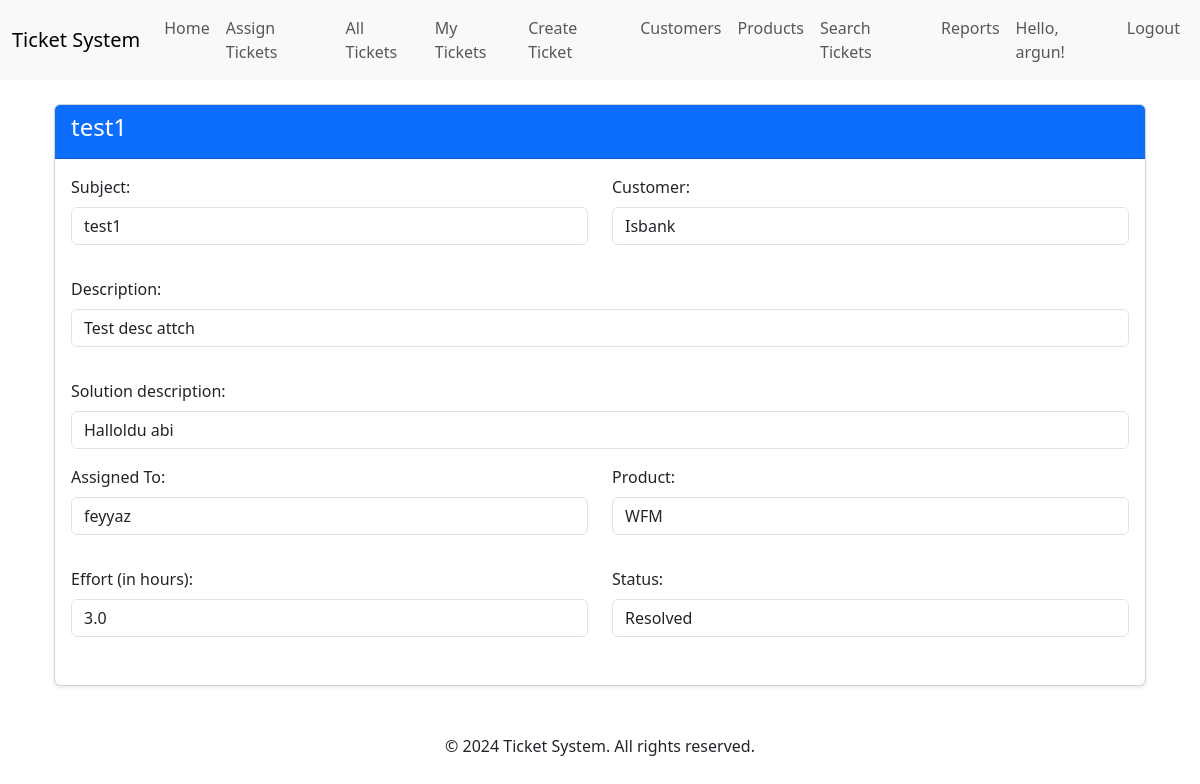
Page /tickets/search/1/ (signed in) on the committed database.
### users/models.py (models this page shows)
class CustomUser(AbstractUser):
    is_manager = models.BooleanField(default=False)

### tickets/models.py (models this page shows, shortened)
class Ticket(models.Model):
    STATUS_CHOICES = [
        ('pending', 'Pending'),
        ('resolved', 'Resolved'),
    ]
    subject = models.CharField(max_length=255)
    description = models.TextField()
    status = models.CharField(max_length=20, choices=STATUS_CHOICES, default='pending')
    created_at = models.DateTimeField(auto_now_add=True)
    updated_at = models.DateTimeField(auto_now=True)
    assigned_to = models.ForeignKey(settings.AUTH_USER_MODEL, on_delete=models.SET_NULL, null=True, blank=True)
    solution_description = models.TextField(null=True, blank=True)
    ticket_customer = models.ForeignKey(Customer, on_delete=models.SET_NULL, null=True, blank=True)
    ticket_customer_product = models.ForeignKey(CustomerProduct, on_delete=models.SET_NULL, null=True, blank=True)
    effort = models.FloatField(null=True, blank=True)

### customers/models.py (models this page shows, shortened)
class Customer(models.Model):
    name = models.CharField(max_length=255, unique=True)

class CustomerProduct(models.Model):
    customer = models.ForeignKey(Customer, on_delete=models.CASCADE, related_name='customer_products')
    product = models.ForeignKey(Product, on_delete=models.CASCADE)
    class Meta:
        unique_together = ['customer', 'product']

### products/models.py (models this page shows, shortened)
class Product(models.Model):
    name = models.CharField(max_length=255)

### tickets/views.py (the view)
# urls.py: path('search/<int:pk>/', views.ticket_search_detail, name='ticket_search_detail'),
@login_required
def ticket_search_detail(request, pk):
    ticket = get_object_or_404(Ticket, pk=pk)
    form = TicketForm(instance=ticket)
    return render(request, 'tickets/ticket_search_detail.html', {
        'form': form,
        'ticket': ticket,
    })

### templates/tickets/ticket_search_detail.html (shortened to what this page needs)
{% extends 'base.html' %}
{% block content %}
<div class="container mt-4">
    <div class="card shadow-sm">
        <div class="card-header bg-primary text-white">
            <h4>{{ ticket.subject }}</h4>
        </div>
        <div class="card-body">
            <form method="post" class="readonly">
                <div class="row mb-3">
                    <div class="col-md-6">
                        <label for="subject" class="form-label">Subject:</label>
                        <p class="form-control">{{ ticket.subject }}</p>
                    </div>
                    <div class="col-md-6">
                        <label for="customer" class="form-label">Customer:</label>
                        <p class="form-control">{{ ticket.ticket_customer.name }}</p>
                    </div>
                </div>
                <div class="row mb-3">
                    <div class="col-md-12">
                        <label for="description" class="form-label">Description:</label>
                        <p class="form-control">{{ ticket.description }}</p>
                    </div>
                </div>
                <div class="mb-3">
                    <label for="solution_description" class="form-label">Solution description:</label>
                    <p class="form-control">{{ ticket.solution_description }}</p>
                </div>
                <div class="row mb-3">
                    <div class="col-md-6">
                        <label for="assigned_to" class="form-label">Assigned To:</label>
                        <p class="form-control">{% if ticket.assigned_to %}{{ ticket.assigned_to.username }}{% else %}Unassigned{% endif %}</p>
                    </div>
                    <div class="col-md-6">
                        <label for="customer_product" class="form-label">Product:</label>
                        <p class="form-control">{{ ticket.ticket_customer_product.product.name }}</p>
                    </div>
                </div>
                <div class="row mb-3">
                    <div class="col-md-6">
                        <label for="effort" class="form-label">Effort (in hours):</label>
                        <p class="form-control">{{ ticket.effort }}</p>
                    </div>
                    <div class="col-md-6">
                        <label for="status" class="form-label">Status:</label>
                        <p class="form-control">{% if ticket.status == 'pending' %}Pending{% else %}Resolved{% endif %}</p>
                    </div>
                </div>
            </form>
        </div>
    </div>
</div>
{% endblock %}

### templates/base.html (shortened to what this page needs)
<!DOCTYPE html>
<html lang="en">
<head>
    {% load static %}
    <link href="{% static 'css/bootstrap.min.css' %}" rel="stylesheet">
</head>
<body>
    <nav class="navbar navbar-expand-lg navbar-light bg-light">
        <div class="container-fluid">
            <a class="navbar-brand" href="{% url 'index' %}">Ticket System</a>
            <div class="collapse navbar-collapse" id="navbarNav">
                <ul class="navbar-nav me-auto">
                    <li class="nav-item">
                        <a class="nav-link" href="{% url 'index' %}">Home</a>
                    </li>
                    <li class="nav-item">
                        <a class="nav-link" href="{% url 'assign_tickets' %}">Assign Tickets</a>
                    </li>
                    <li class="nav-item">
                        <a class="nav-link" href="{% url 'all_tickets' %}">All Tickets</a>
                    </li>
                    <li class="nav-item">
                        <a class="nav-link" href="{% url 'my_tickets' %}">My Tickets</a>
                    </li>
                    <li class="nav-item">
                        <a class="nav-link" href="{% url 'ticket_create' %}">Create Ticket</a>
                    </li>
                    <li class="nav-item">
                        <a class="nav-link" href="{% url 'customer_list' %}">Customers</a>
                    </li>
                    <li class="nav-item">
                        <a class="nav-link" href="{% url 'product_list' %}">Products</a>
                    </li>
                    <li class="nav-item">
                        <a class="nav-link" href="{% url 'ticket_search' %}">Search Tickets</a>
                    </li>
                    {% if user.is_authenticated and user.is_manager %}
                    <li class="nav-item">
                        <a class="nav-link" href="{% url 'report_view' %}">Reports</a>
                    </li>
                    {% endif %}
                </ul>
                <ul class="navbar-nav ms-auto">
                    {% if user.is_authenticated %}
                        <li class="nav-item">
                            <span class="nav-link">Hello, {{ user.username }}!</span>
                        </li>
                        <li class="nav-item">
                            <form method="post" action="{% url 'logout' %}">
                                <button type="submit" class="btn btn-link nav-link">Logout</button>
                            </form>
                        </li>
                    {% endif %}
                </ul>
            </div>
        </div>
    </nav>
    <div class="container mt-4">
        {% block content %}
        {% endblock %}
    </div>
    <footer class="text-center mt-5">
        <p>&copy; 2024 Ticket System. All rights reserved.</p>
    </footer>
</body>
</html>

### rows in the picture
CustomUser: username "argun"
Ticket: subject "test1", ticket_customer.name "Isbank", description "Test desc attch", solution_description "Halloldu abi", assigned_to.username "feyyaz", ticket_customer_product.product.name "WFM", effort "3.0"
